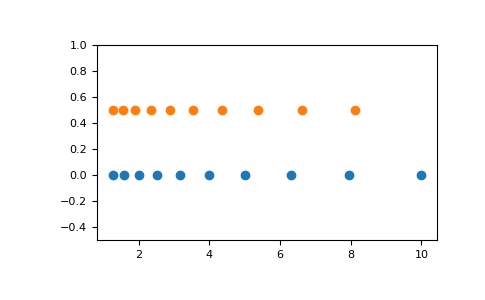

Source code (Python):
np.logspace(2.0, 3.0, num=4)
# array([ 100.        ,  215.443469  ,  464.15888336, 1000.        ])
np.logspace(2.0, 3.0, num=4, endpoint=False)
# array([100.        ,  177.827941  ,  316.22776602,  562.34132519])
np.logspace(2.0, 3.0, num=4, base=2.0)
# array([4.        ,  5.0396842 ,  6.34960421,  8.        ])

# Graphical illustration:

import matplotlib.pyplot as plt
N = 10
x1 = np.logspace(0.1, 1, N, endpoint=True)
x2 = np.logspace(0.1, 1, N, endpoint=False)
y = np.zeros(N)
plt.plot(x1, y, 'o')
# [<matplotlib.lines.Line2D object at 0x...>]
plt.plot(x2, y + 0.5, 'o')
# [<matplotlib.lines.Line2D object at 0x...>]
plt.ylim([-0.5, 1])
# (-0.5, 1)
plt.show()
